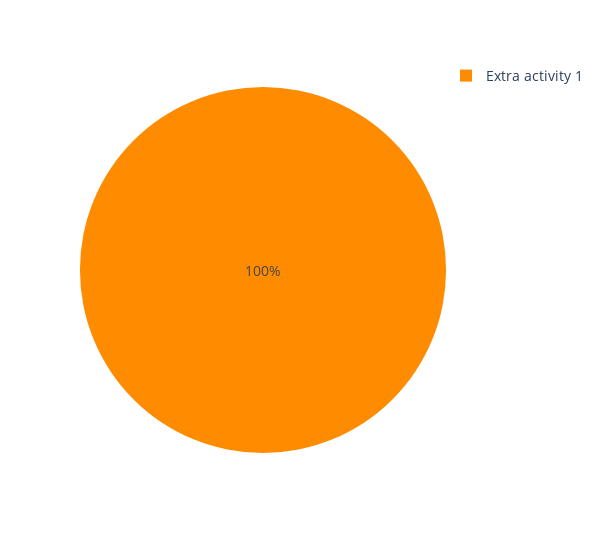
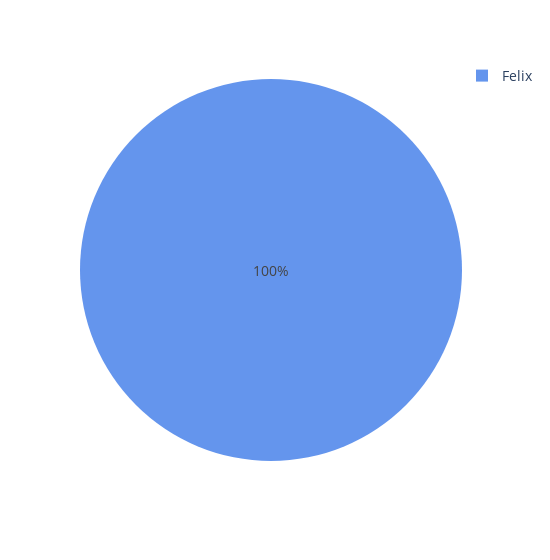

The notebook cell saved with these charts, in order:
### Code cell
include_break_pie = 0

def plot_pie(df):

    color_discrete_task = { 'Break': 'navy', 'TEKOX Red Black Cables': 'tomato', 'TEKOX Blue Brown Cables': 'cornflowerblue', 'MFALG Assembly': 'gold',
                      'Screws in Boards': 'darkgray', 'Extra activity 1': 'darkorange', 'Extra Activity 2': 'violet', 'Unkown Activity': 'limegreen'}
    
    color_discrete_emp = {'Felix': 'cornflowerblue', 'Lucas': 'yellowgreen'}

    column_order = ['ts', 'empid','emp_name','task','task_name','sec']
    df = df[column_order]
    # Exclude task '0' from the DataFrame
    if not include_break_pie:
        df1 = df[df['task'] != 0]
    else:
        df1 = df
    #display(df1)
    #TASK
    # Sum the 'sec' values based on the 'task' column
    sum_by_task = df1.groupby('task_name')['sec'].sum().reset_index()

    for index,row in sum_by_task.iterrows():
        print(row['task_name'],row['sec'])
        sum_task_dt =  pd.Timedelta(seconds = row['sec'])
        print(sum_task_dt)

    # Create a pie chart
    fig_task = px.pie(sum_by_task, names='task_name', 
                      values='sec',
                      color = 'task_name',
                      color_discrete_map = color_discrete_task, 
                      width = 600)
                      #title='Time Spent in Each Task')
    fig_task.update_layout(font=dict(size=14))
    fig_task.update_layout(legend=dict( yanchor="top", y=1,xanchor="left",x=1))
    fig_task.show()
    fig_task.write_image('images/taskpie_all.pdf')



    #EMPLOYEE // do not work in break
    df2 = df1[df1['task'] != 0]
    # Sum the 'sec' values based on the 'emp_name' column
    sum_by_emp = df2.groupby('emp_name')['sec'].sum().reset_index()
    #print(sum_by_emp['sec'])
    #print(sum_by_emp)
    for index,row in sum_by_emp.iterrows():
        print(row['emp_name'],row['sec'])
        sum_emp_dt =  pd.Timedelta(seconds = row['sec'])
        print(sum_emp_dt)

    # Create a pie chart
    fig_emp = px.pie(sum_by_emp, names='emp_name', 
                     values='sec', 
                     color = 'emp_name',
                      color_discrete_map = color_discrete_emp,
                      width = 550)
                      #title='Time Worked by Each Employee')
    fig_emp.update_layout(font=dict(size=14))
    fig_emp.update_layout(legend=dict( yanchor="top", y=1,xanchor="left",x=1))
    fig_emp.show()

    fig_emp.write_image('images/emppie_all.pdf')

    return sum_by_task, sum_emp_dt
sum_by_task, sum_emp_dt = plot_pie(df1)
#for i in unique_values:
#    total_time[i] =

### Figure 1 — Plotly figure (JSON) as saved in the notebook; plotly's stock layout.template omitted (floating-point values rounded to 4 significant figures)
{"data": [{"customdata": [["Extra activity 1"]], "domain": {"x": [0, 1], "y": [0, 1]}, "hovertemplate": "task_name=%{customdata[0]}<br>sec=%{value}<extra></extra>", "labels": ["Extra activity 1"], "legendgroup": "", "marker": {"colors": ["darkorange"]}, "name": "", "showlegend": true, "type": "pie", "values": [11306]}], "layout": {"font": {"size": 14}, "legend": {"tracegroupgap": 0, "x": 1, "xanchor": "left", "y": 1, "yanchor": "top"}, "margin": {"t": 60}, "width": 600}}

### Figure 2 — Plotly figure (JSON) as saved in the notebook; plotly's stock layout.template omitted (floating-point values rounded to 4 significant figures)
{"data": [{"customdata": [["Felix"]], "domain": {"x": [0, 1], "y": [0, 1]}, "hovertemplate": "emp_name=%{customdata[0]}<br>sec=%{value}<extra></extra>", "labels": ["Felix"], "legendgroup": "", "marker": {"colors": ["cornflowerblue"]}, "name": "", "showlegend": true, "type": "pie", "values": [11306]}], "layout": {"font": {"size": 14}, "legend": {"tracegroupgap": 0, "x": 1, "xanchor": "left", "y": 1, "yanchor": "top"}, "margin": {"t": 60}, "width": 550}}
